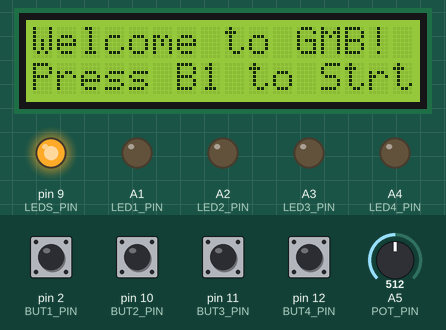
Bench run of a sketch on a simulated Arduino Uno, built with avr-gcc and run on an emulated ATmega328P. On the bench: 16×2 character LCD, output pins drawn as LEDs (lit = HIGH). The inputs (shaded band) are chosen by the test bench; at power-on: pin 2 (BUT1_PIN) HIGH, pin 10 (BUT2_PIN), pin 11 (BUT3_PIN), pin 12 (BUT4_PIN) LOW, A5 (POT_PIN) = 512. Sleep ends after the set time or at an interrupt; random numbers use the default seed unless the sketch sets one; what the sketch prints to the serial monitor is not drawn.

Above: at 1.2 s.
1.3 s: pin 2 (BUT1_PIN) pulled LOW for 0.15 s
At 4.1 s:
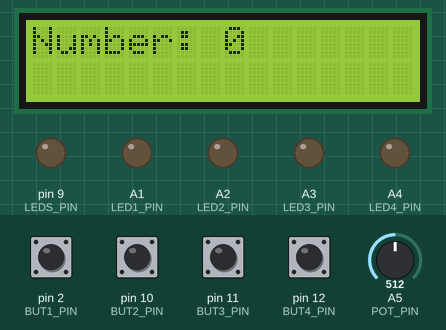
4.4 s: pin 10 (BUT2_PIN) pulled HIGH for 0.15 s
At 5.3 s:
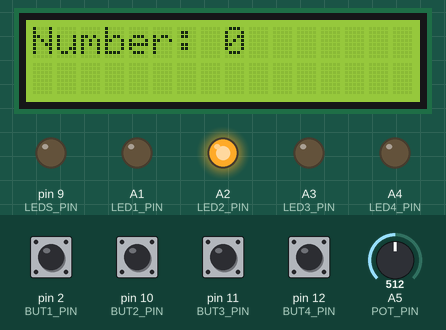
6.0 s: pin 11 (BUT3_PIN) pulled HIGH for 0.15 s
At 6.9 s:
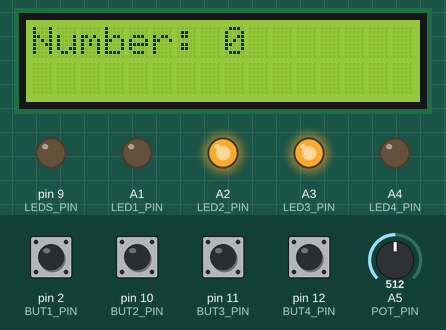
7.6 s: pin 12 (BUT4_PIN) pulled HIGH for 0.15 s
At 11.6 s:
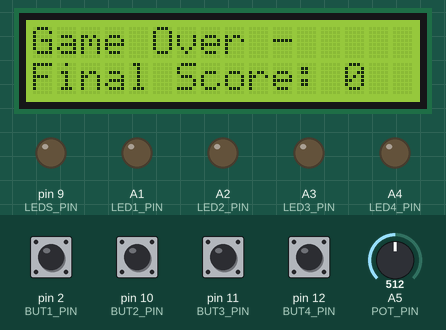
Timing chart, 0 to 22.7 s (numbered marks = the images above; inputs shaded):
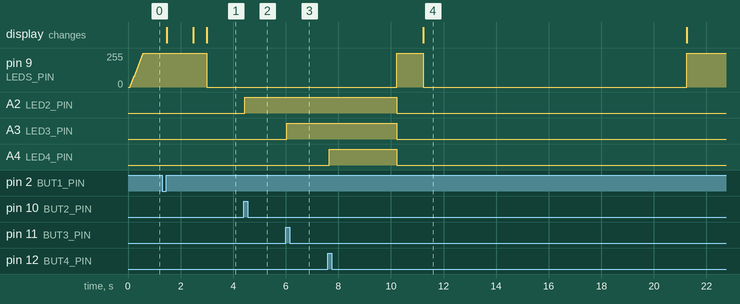

The sketch:

Main.ino
```cpp
#include <LiquidCrystal.h>
#include <avr/sleep.h>
#include <stdlib.h>

#define LED1_PIN A1
#define LED2_PIN A2
#define LED3_PIN A3
#define LED4_PIN A4
#define LEDS_PIN 9
#define BUT1_PIN 2
#define BUT2_PIN 10
#define BUT3_PIN 11
#define BUT4_PIN 12
#define POT_PIN A5

const int debounceDelay = 50;        // Ritardo per debounce in millisecondi
unsigned long lastDebounceTime[4] = {0, 0, 0, 0};
bool lastButtonState[4] = {HIGH, HIGH, HIGH, HIGH};

int fadeAmount;
int currIntensity;
int buttonState;
int score;
int numero;
char binarioString[5];
unsigned long startMillis;
unsigned long currentMillis;
int timelimit;
int timeout = 10000;
int difficulty = 1;
float factorF = 1.0; // fattore impostato con il potenziometro
float factorL = 0.9; // fattore che scala il tempo ogni livello completato
int ledState[] = {0, 0, 0, 0};
int gameInitialized = 0;
bool gameActive = false;
const int ledPins[] = {LED1_PIN, LED2_PIN, LED3_PIN, LED4_PIN};    // L1, L2, L3, L4 (binary LEDs)
const int buttonPins[] = {BUT1_PIN, BUT2_PIN, BUT3_PIN, BUT4_PIN}; // B1, B2, B3, B4 (buttons for binary LEDs)

// Create an LCD object. Parameters: (RS, E, D4, D5, D6, D7):
LiquidCrystal lcd = LiquidCrystal(8, 3, 4, 5, 6, 7);

int generateRandomicNumber()
{
  return random(0, 16); // random(min, max) generate and return a number between min and max-1
}

// Function to reset LEDs
void resetLeds()
{
  for (int i = 0; i < 4; i++)
  {
    digitalWrite(ledPins[i], LOW);
    ledState[i] = LOW;
    lastButtonState[i] = HIGH;
  }
}

void readDifficultyLevel()
{
  int potValue = analogRead(POT_PIN);        // Leggi il valore del potenziometro (0-1023)
  difficulty = map(potValue, 0, 1023, 1, 4); // Mappa il valore su un range 1-4
  factorF = 1.0 + (difficulty - 1) * 0.5;    // F è 1.0 per livello 1, 2.5 per livello 4

  // Mostra il livello di difficoltà sul display LCD
  lcd.clear();
  lcd.setCursor(0, 0);
  lcd.print("Difficulty: L");
  lcd.print(difficulty);
  delay(1000); // Piccola attesa per visualizzare il livello
}

void wakeUpNow() {}

void sleepNow()
{

  Serial.println("Sleeping now");
  Serial.flush();
  delay(20);

  set_sleep_mode(SLEEP_MODE_PWR_DOWN); // Imposta la modalità di sleep
  sleep_enable();                      // Abilita la modalità di sleep
  sleep_mode();                        // Arduino va in modalità sleep


  sleep_disable(); // Disabilita la modalità di sleep
  Serial.println("WAKE UP");
  startMillis = millis();
  lcd.setCursor(0, 0);
  lcd.write("Welcome to GMB!");
  lcd.setCursor(0, 1);
  lcd.write("Press B1 to Strt");

}

void setup()
{
  // Initialization to generate random number between 0 and 15
  Serial.begin(9600);
  randomSeed(analogRead(0));
  lcd.begin(16, 2);
  // Setup pins
  for (int i = 0; i < 4; i++)
  {
    pinMode(ledPins[i], OUTPUT);
    pinMode(buttonPins[i], INPUT);
  }
  pinMode(LEDS_PIN, OUTPUT);
  pinMode(POT_PIN, INPUT);
  score = 0;

  fadeAmount = 10;
  currIntensity = 0;

  // Imposta interrupt per svegliare Arduino quando un qualsiasi pulsante viene premuto
  attachInterrupt(digitalPinToInterrupt(2), wakeUpNow, RISING);

  lcd.setCursor(0, 0);
  lcd.write("Welcome to GMB!");
  lcd.setCursor(0, 1);
  lcd.write("Press B1 to Strt");
  startMillis = millis();
}

// Function to check if binary is correct
bool checkBinary()
{
  Serial.print("Numero generato (binario): ");
  Serial.println(numero, BIN); // Visualizza il numero generato in binario

  Serial.print("Stato dei LED: ");
  for (int i = 0; i < 4; i++)
  {
    Serial.print(ledState[i]); // Mostra lo stato dei LED
  }
  Serial.println();

  bool isCorrect = true; // Assumiamo che sia corretto

  // Confronto bit per bit (inverti ordine se necessario)
  for (int i = 0; i < 4; i++)
  {
    int bitExpected = (numero >> (3 - i)) & 1; // Cambiato l'ordine dei bit
    int ledBit = ledState[i];                  // Stato corrente del LED
    // Se c'è un errore nel confronto, settiamo isCorrect a false
    if (ledBit != bitExpected)
    {
      isCorrect = false;
    }
  }

  return isCorrect; // Restituisce true solo se tutti i bit corrispondono
}

void initGame()
{
  unsigned long currentTime = millis();
  analogWrite(LEDS_PIN, currIntensity);
  currIntensity = currIntensity + fadeAmount;
  if (currIntensity == 0 || currIntensity == 255)
  {
    fadeAmount = -fadeAmount;
  }

  bool currentButtonState1 = digitalRead(BUT1_PIN);

  // Controllo se è trascorso il timeout e nessun pulsante è stato premuto
  if (currentTime - startMillis >= timeout && currentButtonState1 == lastButtonState[0])
  {
    lcd.clear();
    sleepNow(); // Manda Arduino in modalità sleep
  }

  // Se il bottone 1 viene premuto, inizializza il gioco
  if (currentButtonState1 != lastButtonState[0] && currentButtonState1 == HIGH && (currentTime - lastDebounceTime[0] > debounceDelay))
  {
    lcd.clear();
    readDifficultyLevel();
    gameInitialized = 1; // Imposta il gioco come inizializzato
    lcd.setCursor(0, 0);
    lcd.print("Go!");  // Mostra "Go!" sul display
    delay(500);        // Attesa per visualizzare "Go!"
    gameActive = true; // Attiva il gioco
    resetLeds();       // Resetta i LED
    lastDebounceTime[0] = currentTime;
  }

  lastButtonState[0] = currentButtonState1;

  delay(20);
}

void loop()
{
  switch (gameInitialized)
  {
  case 0:
    initGame();
    break;
  case 1:
    gameLoop();
    break;
  }
}

void gameLoop()
{
  int potRead = analogRead(POT_PIN);

  if (!gameActive)
  {
    // Questo caso non dovrebbe mai accadere poiché il gioco è già attivo
    return;
  }

  // Solo se il gioco è attivo, generiamo un numero casuale
  numero = generateRandomicNumber();
  digitalWrite(LEDS_PIN, LOW);
  lcd.clear();
  lcd.setCursor(0, 0);
  lcd.print("Number: ");
  lcd.print(numero);
  resetLeds();
  delay(500);

  long startTime = millis();

  // Ciclo di attesa fino al termine del tempo
  timelimit = (int)(10000 / factorF);
  while (millis() - startTime < timelimit)
  {
    ledHandler(); // Gestisce gli input dei pulsanti e gli LED
  }

  if (checkBinary())
  {
    score++; // Aumenta il punteggio se la risposta è corretta
    lcd.clear();
    lcd.setCursor(0, 0);
    lcd.print("GOOD! Score: ");
    lcd.print(score);
    delay(2000);
    timelimit = (int)(timelimit * factorL);
  }
  else
  {
    resetLeds();
    digitalWrite(LEDS_PIN, HIGH); // Accende il LED rosso
    delay(1000);                  // Tieni acceso per 1 secondo
    digitalWrite(LEDS_PIN, LOW);  // Spegni il LED rosso

    lcd.clear();
    lcd.setCursor(0, 0);
    lcd.print("Game Over -");
    lcd.setCursor(0, 1);
    lcd.print("Final Score: ");
    lcd.print(score); // Mostra il punteggio finale
    delay(10000);
    // Reset game variables
    startMillis = millis();
    score = 0;           // Resetta il punteggio
    gameActive = false;  // Resetta il gioco
    gameInitialized = 0; // Riporta il gioco allo stato iniziale
    resetLeds();         // Resetta i LED
    lcd.clear();         // Pulisce lo schermo
    lcd.setCursor(0, 0);
    lcd.print("Welcome to GMB!"); // Mostra di nuovo il messaggio di benvenuto
    lcd.setCursor(0, 1);
    lcd.print("Press B1 to Strt"); // Istruzioni per l'inizio
  }
}

void ledHandler() {
  unsigned long currentTime = millis();

  // Loop per gestire i 4 bottoni e i rispettivi LED
  for (int i = 0; i < 4; i++) {
    bool currentButtonState = digitalRead(buttonPins[i]);

    // Controlla se lo stato del pulsante è cambiato e se è passato il debounceDelay
    if (currentButtonState != lastButtonState[i] && currentButtonState == HIGH &&
        (currentTime - lastDebounceTime[i] > debounceDelay)) {
      ledState[i] = reverseValue(ledState[i]); // Inverti stato LED
      Serial.print("bt"); Serial.print(i + 1); Serial.println(" click");

      lastDebounceTime[i] = currentTime; // Aggiorna l'ultimo tempo di debounce
    }
    lastButtonState[i] = currentButtonState; // Aggiorna lo stato del pulsante
  }

  delay(20); // Piccola attesa per evitare letture troppo veloci

  // Stampa lo stato dei LED per debugging
  Serial.print("button state: ");
  for (int i = 0; i < 4; i++) {
    Serial.print(ledState[i]); Serial.print(" ");
  }
  Serial.println();

  ledUpdater(); // Aggiorna lo stato dei LED
}


void ledUpdater()
{
  for (int i = 0; i < 4; i++)
  {
    digitalWrite(ledPins[i], ledState[i]);
  }
}

int reverseValue(int i)
{
  return i == 0 ? 1 : 0;
}
```

Measured:
- after the input at 1.3 s, pin 9 (LEDS_PIN): 255/255 → 0/255 after 1.7 s; the display: first changes after 0.18 s (image 1 shows a later state)
- after the input at 4.4 s, A2 (LED2_PIN): LOW → HIGH at once
- after the input at 6.0 s, A3 (LED3_PIN): LOW → HIGH after 0.05 s
- after the input at 7.6 s, A4 (LED4_PIN): LOW → HIGH after 0.06 s, → LOW 2.6 s later
